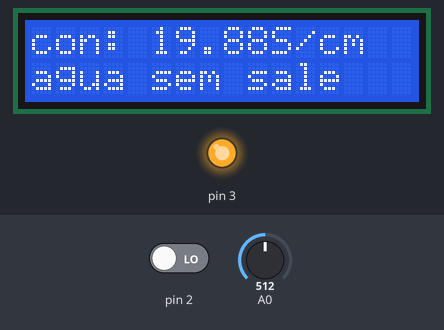
The sketch below on a simulated Arduino Uno, built with avr-gcc and run on an emulated ATmega328P. Shown: 16×2 character LCD, output pins drawn as LEDs (lit = HIGH). Inputs (shaded band) come from the test bench; at power-on: pin 2 LOW, A0 = 512.

Above: at 5.2 s.
5.3 s: pin 2 driven HIGH
At 5.45 s:
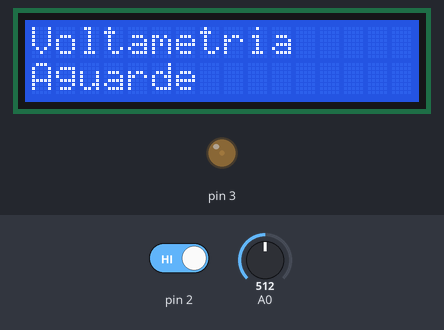
At 16.0 s:
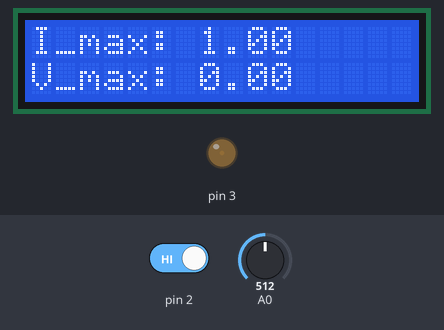
Timing chart, 0 to 28.0 s (numbered marks = the images above; inputs shaded):
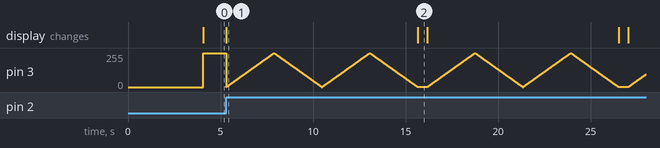

Measured:
- what the display in image 2 shows lasts 0.5 s, from 15.7 s to 16.2 s

The sketch:

simula_o_do_circuito_de_condutividade1.ino
```cpp
#include <LiquidCrystal.h>

float max_value(float m, float n);
void media(float v, float i);
float corrente_mA = 0;
float voltage = 0;


//váriaveis condutividade da agua
float condut_agua = 0;
float A_eletrodo = 0.001; //valor arbitrario
float L_eletrodo = 0.01; //valor arbitrario
float limite_condut = 50;

//Variáveis utilizadas na voltametria ciclica
byte ciclos = 2;
int tempo_degrau = 10;
float velocidade_varredura = (5 / 256) / tempo_degrau;
float I_max = 0;
float V_max = 0;
float I_med = 0;
float V_med = 0;


//Variavel de tela
boolean tela = 0;


// initialize the library with the numbers of the interface pins
LiquidCrystal lcd(9, 8, 7, 6, 5, 4);

void setup()
{
  // set up the LCD's number of columns and rows:
  lcd.begin(16, 2);
  // Print a message to the LCD.
  lcd.print("hello, world!");
  Serial.begin(9600);

  //Tela de inicialização
  lcd.setCursor(0, 0);
  lcd.print("Leitura da");
  lcd.setCursor(0, 1);
  lcd.print("condutividade");
  delay(4000);

}

void loop() {
  if (digitalRead(2)) {
    tela = !tela;

  }
  if (!tela) {
    //Leitura da condutividade da agua
    analogWrite(3, 255);
    voltage = analogRead(A0) * (5.0 / 1023.0);
    //valor arbitrario pois a plataforma não possui sensor de corrente para simulação
    corrente_mA = 1000;
    condut_agua = ((corrente_mA * L_eletrodo) / (voltage * A_eletrodo)) / 201.0; //201 é o valor do ganho do aplificador operacional
    //que faz a amplificação do sinal vindo do eletrodo

    lcd.setCursor(0, 0);
    lcd.print("con: "); lcd.print(condut_agua); lcd.print("S/cm");
    lcd.setCursor(0, 1);
    if (condut_agua > limite_condut) {
      lcd.print("agua com sal");
    } else {
      lcd.print("agua sem sal");
    }

  }

  if (tela) {
    //voltametria ciclica
    lcd.clear();
    lcd.setCursor(0, 0);
    lcd.print("Voltametria");
    lcd.setCursor(0, 1);
    lcd.print("Aguarde");

    for (int j = 0; j < ciclos; j++) {
      //Formação da onda triangular para a voltametria ciclica
      for (int i = 0; i < 256; i++) {
        analogWrite(3, i);

        //Leitura da tensão entre o eletrodo de trabalho e de referencia
        voltage = analogRead(A0) * (5 / 1023);

        //corrente passando pelo eletrodo de trabalho
        corrente_mA = 1;

        //Valor Maximo
        I_max = max_value(I_max, corrente_mA);
        V_max = max_value(V_max, voltage);

        delay(tempo_degrau);
      }

      for (int i = 255; i > 0; i--) {
        analogWrite(3, i);

        //Leitura da tensão entre o eletrodo de trabalho e de referencia
        voltage = analogRead(A0) * (5 / 1023);

        //corrente passando pelo eletrodo de trabalho
        corrente_mA = 1;

        //Valor Maximo
        I_max = max_value(I_max, corrente_mA);
        V_max = max_value(V_max, voltage);

        delay(tempo_degrau);
      }

    }
    lcd.clear();
    lcd.setCursor(0, 0);
    lcd.print("I_max: "); lcd.print(I_max);
    lcd.setCursor(0, 1);
    lcd.print("V_max: "); lcd.print(V_max);

    while (tela) {
      if (digitalRead(2)) {
        tela = !tela;
        delay(500);
      }
    }
  }
}


float max_value(float m, float n) {
  if (m > n) {
    return m;
  } else {
    return n;
  }
}

void media(float v, float i) {
  V_med = (V_med + v) / 2;
  I_med = (I_med + i) / 2;
}
```
